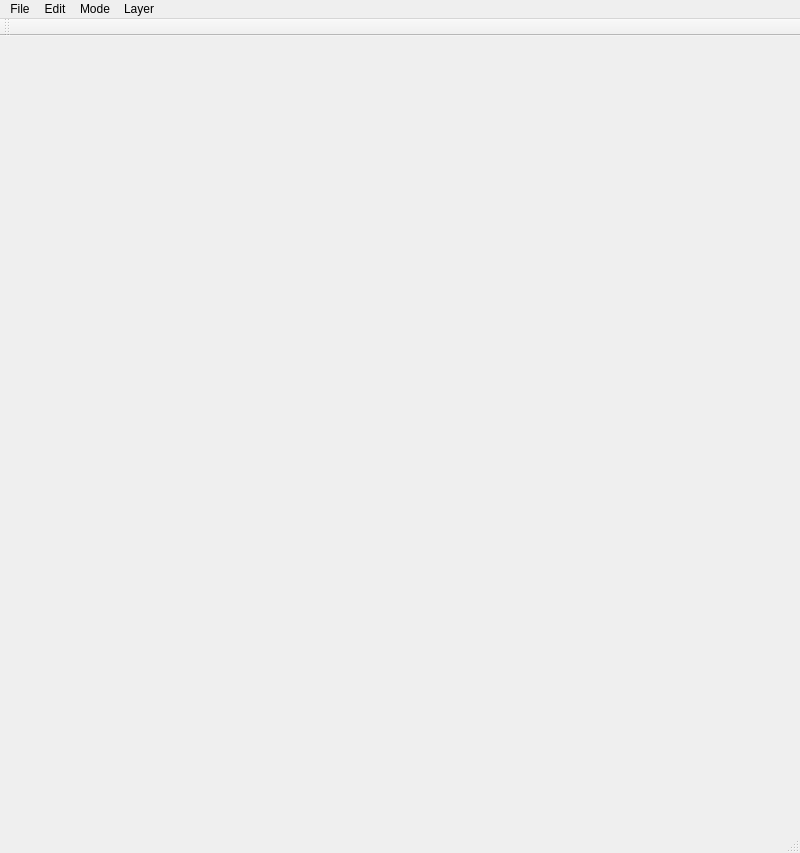
<?xml version="1.0" encoding="UTF-8"?>
<ui version="4.0">
 <class>MainWindowClass</class>
 <widget class="QMainWindow" name="MainWindowClass">
  <property name="geometry">
   <rect>
    <x>0</x>
    <y>0</y>
    <width>800</width>
    <height>853</height>
   </rect>
  </property>
  <property name="windowTitle">
   <string>Canvas 3D</string>
  </property>
  <widget class="QWidget" name="centralWidget"/>
  <widget class="QMenuBar" name="menuBar">
   <property name="geometry">
    <rect>
     <x>0</x>
     <y>0</y>
     <width>800</width>
     <height>21</height>
    </rect>
   </property>
   <widget class="QMenu" name="menuFile">
    <property name="title">
     <string>File</string>
    </property>
    <addaction name="actionNew"/>
    <addaction name="actionOpen"/>
    <addaction name="actionSave"/>
    <addaction name="separator"/>
    <addaction name="actionExit"/>
   </widget>
   <widget class="QMenu" name="menuMode">
    <property name="title">
     <string>Mode</string>
    </property>
    <addaction name="actionSelect"/>
    <addaction name="actionRectangle"/>
    <addaction name="actionCircle"/>
    <addaction name="actionPolygon"/>
   </widget>
   <widget class="QMenu" name="menuEdit">
    <property name="title">
     <string>Edit</string>
    </property>
    <addaction name="actionUndo"/>
    <addaction name="actionRedo"/>
    <addaction name="separator"/>
    <addaction name="actionCopy"/>
    <addaction name="actionPaste"/>
    <addaction name="separator"/>
    <addaction name="actionDelete"/>
    <addaction name="actionSelectAll"/>
   </widget>
   <widget class="QMenu" name="menuLayer">
    <property name="title">
     <string>Layer</string>
    </property>
    <addaction name="actionAddLayer"/>
    <addaction name="actionInsertLayer"/>
    <addaction name="actionDeleteLayer"/>
    <addaction name="separator"/>
   </widget>
   <addaction name="menuFile"/>
   <addaction name="menuEdit"/>
   <addaction name="menuMode"/>
   <addaction name="menuLayer"/>
  </widget>
  <widget class="QToolBar" name="mainToolBar">
   <attribute name="toolBarArea">
    <enum>TopToolBarArea</enum>
   </attribute>
   <attribute name="toolBarBreak">
    <bool>false</bool>
   </attribute>
  </widget>
  <widget class="QStatusBar" name="statusBar"/>
  <action name="actionExit">
   <property name="text">
    <string>Exit</string>
   </property>
  </action>
  <action name="actionSelect">
   <property name="checkable">
    <bool>true</bool>
   </property>
   <property name="text">
    <string>Select</string>
   </property>
  </action>
  <action name="actionRectangle">
   <property name="checkable">
    <bool>true</bool>
   </property>
   <property name="text">
    <string>Rectangle</string>
   </property>
  </action>
  <action name="actionCircle">
   <property name="checkable">
    <bool>true</bool>
   </property>
   <property name="text">
    <string>Circle</string>
   </property>
  </action>
  <action name="actionPolygon">
   <property name="checkable">
    <bool>true</bool>
   </property>
   <property name="text">
    <string>Polygon</string>
   </property>
  </action>
  <action name="actionNew">
   <property name="text">
    <string>New</string>
   </property>
   <property name="shortcut">
    <string>Ctrl+N</string>
   </property>
  </action>
  <action name="actionCopy">
   <property name="text">
    <string>Copy</string>
   </property>
   <property name="shortcut">
    <string>Ctrl+C</string>
   </property>
  </action>
  <action name="actionSelectAll">
   <property name="text">
    <string>Select All</string>
   </property>
   <property name="shortcut">
    <string>Ctrl+A</string>
   </property>
  </action>
  <action name="actionDelete">
   <property name="text">
    <string>Delete</string>
   </property>
   <property name="shortcut">
    <string>Del</string>
   </property>
  </action>
  <action name="actionPaste">
   <property name="text">
    <string>Paste</string>
   </property>
   <property name="shortcut">
    <string>Ctrl+V</string>
   </property>
  </action>
  <action name="actionUndo">
   <property name="text">
    <string>Undo</string>
   </property>
   <property name="shortcut">
    <string>Ctrl+Z</string>
   </property>
  </action>
  <action name="actionRedo">
   <property name="text">
    <string>Redo</string>
   </property>
   <property name="shortcut">
    <string>Ctrl+Y</string>
   </property>
  </action>
  <action name="actionOpen">
   <property name="text">
    <string>Open</string>
   </property>
   <property name="shortcut">
    <string>Ctrl+O</string>
   </property>
  </action>
  <action name="actionSave">
   <property name="text">
    <string>Save</string>
   </property>
   <property name="shortcut">
    <string>Ctrl+S</string>
   </property>
  </action>
  <action name="actionAddLayer">
   <property name="text">
    <string>Add Layer</string>
   </property>
  </action>
  <action name="actionInsertLayer">
   <property name="text">
    <string>Insert Layer</string>
   </property>
  </action>
  <action name="actionDeleteLayer">
   <property name="text">
    <string>Delete Layer</string>
   </property>
  </action>
 </widget>
 <layoutdefault spacing="6" margin="11"/>
 <resources>
  <include location="MainWindow.qrc"/>
 </resources>
 <connections/>
</ui>
